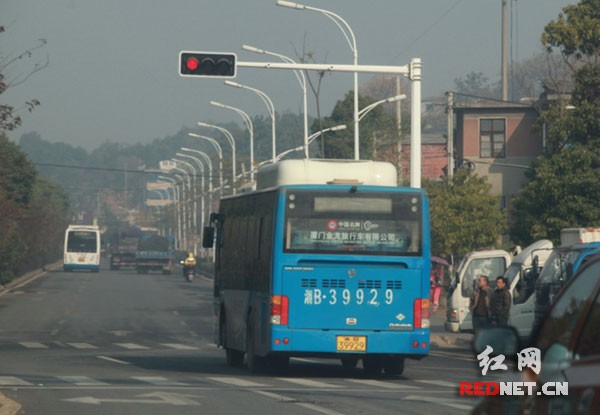
#> input picture img/10.jpg, 600 x 415 px, found by its file name
$ python -i index.py   (imports and definitions only)
#> lines starting #> are read from the running program, lines starting #| are printed output that depends on the picture; after the words box and inside, x2 and y2 are one past the last pixel; in counts of white or black regions, pixels touching at a corner belong together
import tornado.web
import tornado.ioloop
import cv2
import numpy as np

def detect(file):

#> called with file = 'img/10.jpg'
    font = cv2.FONT_HERSHEY_SIMPLEX
    img = cv2.imread("./img/"+file)
#> img is the input picture: shape (415, 600, 3); mean B, G, R 107.9, 109.5, 98.9
    cimg = img
    # cv2.imshow('initial', cimg)
    hsv = cv2.cvtColor(img, cv2.COLOR_BGR2HSV)
#> hsv: shape (415, 600, 3); mean H, S, V 71.4, 42, 113.9

    # color range
    lower_red1 = np.array([0,100,100])
    upper_red1 = np.array([10,255,255])
    lower_red2 = np.array([160,100,100])
    upper_red2 = np.array([180,255,255])
    lower_green = np.array([40,50,50])
    upper_green = np.array([90,255,255])
    # lower_yellow = np.array([15,100,100])
    # upper_yellow = np.array([35,255,255])
    lower_yellow = np.array([15,150,150])
    upper_yellow = np.array([35,255,255])
    mask1 = cv2.inRange(hsv, lower_red1, upper_red1)
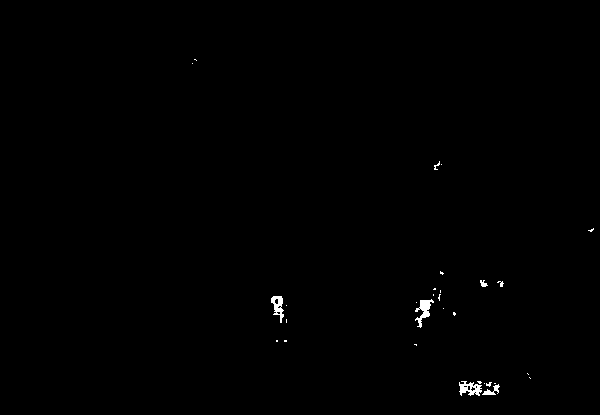
#> mask1: shape (415, 600); 0.35% white; 30 white regions (23 under 20 px), largest, box (x1, y1, x2, y2) and area: (415, 299, 434, 328) 219, (459, 381, 482, 396) 204, (271, 296, 284, 323) 179
    mask2 = cv2.inRange(hsv, lower_red2, upper_red2)
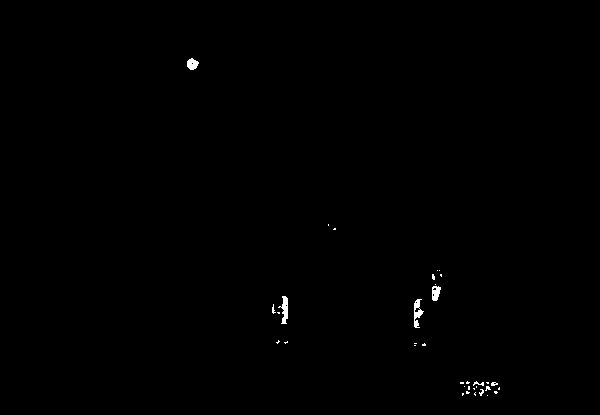
#> mask2: shape (415, 600); 0.29% white; 35 white regions (29 under 20 px), largest, box (x1, y1, x2, y2) and area: (414, 299, 424, 328) 146, (278, 296, 288, 324) 144, (187, 58, 199, 70) 101, (432, 286, 441, 301) 100, (473, 381, 484, 386) 26, (491, 382, 498, 386) 20
    maskg = cv2.inRange(hsv, lower_green, upper_green)
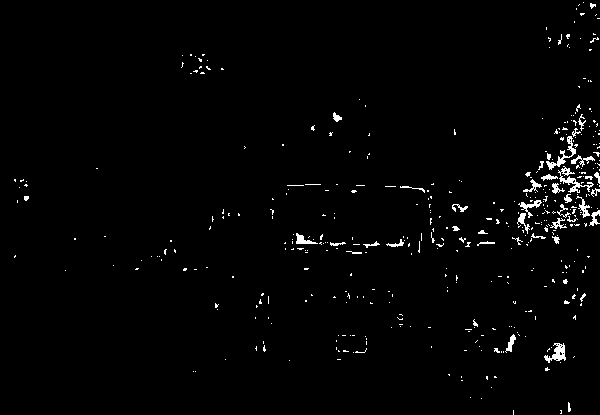
#> maskg: shape (415, 600); 1.7% white in thin lines or dots
    masky = cv2.inRange(hsv, lower_yellow, upper_yellow)
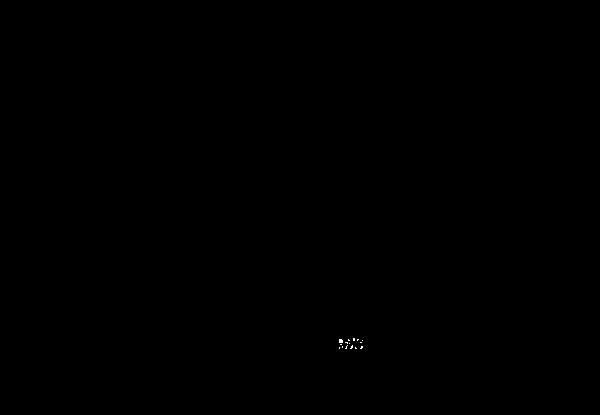
#> masky: shape (415, 600); 0.02% white in thin lines or dots, all inside (x1, y1, x2, y2) = (339, 338, 363, 349)
    maskr = cv2.add(mask1, mask2)
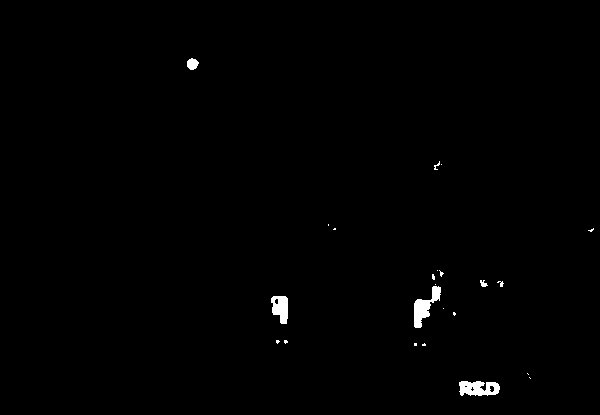
#> maskr: shape (415, 600); 0.64% white; 23 white regions (16 under 20 px), largest, box (x1, y1, x2, y2) and area: (414, 286, 441, 328) 486, (459, 381, 500, 396) 467, (271, 296, 288, 324) 352

    size = img.shape
#> size = (415, 600, 3)
    # print size

    # hough circle detect
    r_circles = cv2.HoughCircles(maskr, cv2.HOUGH_GRADIENT, 1, 80,
                               param1=50, param2=10, minRadius=0, maxRadius=30)
#> r_circles = [[425.5, 290.5, 14.5], [487.5, 389.5, 5.5], [192.5, 63.5, 5], [277.5, 341.5, 2]]

    g_circles = cv2.HoughCircles(maskg, cv2.HOUGH_GRADIENT, 1, 60,
                                 param1=50, param2=10, minRadius=0, maxRadius=30)
#> g_circles = [[554.5, 202.5, 26], [579.5, 141.5, 19.4], [535.5, 346.5, 28.2], [334.5, 226.5, 18.8], [350.5, 343.5, 9.6], [567.5, 286.5, 16.7], [456.5, 208.5, 3.8]]

    y_circles = cv2.HoughCircles(masky, cv2.HOUGH_GRADIENT, 1, 30,
                                 param1=50, param2=5, minRadius=0, maxRadius=30)
#> y_circles = [[349.5, 331.5, 16.6]]

    # traffic light detect
    r = 5
    bound = 4.0 / 10
    if r_circles is not None:
        r_circles = np.uint16(np.around(r_circles))
#> r_circles = [[426, 290, 14], [488, 390, 6], [192, 64, 5], [278, 342, 2]]

        for i in r_circles[0, :]:
            if i[0] > size[1] or i[1] > size[0]or i[1] > size[0]*bound:
                continue

            h, s = 0.0, 0.0
            for m in range(-r, r):
                for n in range(-r, r):

                    if (i[1]+m) >= size[0] or (i[0]+n) >= size[1]:
                        continue
                    h += maskr[i[1]+m, i[0]+n]
                    s += 1
            if h / s > 50:
                cv2.putText(cimg,'RED',(i[0], i[1]), font, 1,(255,0,0),2,cv2.LINE_AA)
#> this loop made 4 passes
#> i on pass 3: [192, 64, 5]
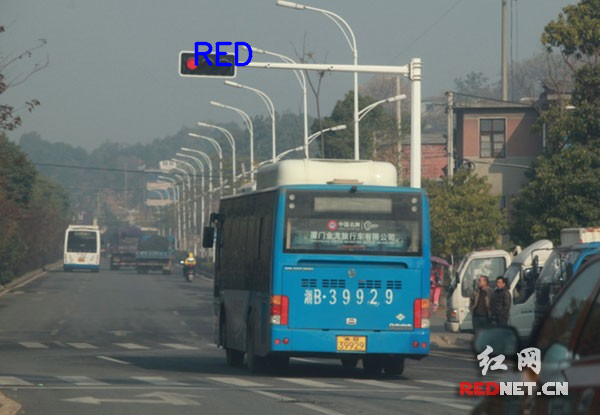
#> cimg: shape (415, 600, 3); 0.37% of pixels changed, all inside (x1, y1, x2, y2) = (194, 41, 253, 67)

    if g_circles is not None:
        g_circles = np.uint16(np.around(g_circles))
#> g_circles = [[554, 202, 26], [580, 142, 19], [536, 346, 28], [334, 226, 19], [350, 344, 10], [568, 286, 17], [456, 208, 4]]

        for i in g_circles[0, :]:
            if i[0] > size[1] or i[1] > size[0] or i[1] > size[0]*bound:
                continue

            h, s = 0.0, 0.0
            for m in range(-r, r):
                for n in range(-r, r):

                    if (i[1]+m) >= size[0] or (i[0]+n) >= size[1]:
                        continue
                    h += maskg[i[1]+m, i[0]+n]
                    s += 1
            if h / s > 100:
                cv2.putText(cimg,'GREEN',(i[0], i[1]), font, 1,(255,0,0),2,cv2.LINE_AA)
#> this loop made 7 passes
#> i on pass 2: [580, 142, 19]

    if y_circles is not None:
        y_circles = np.uint16(np.around(y_circles))
#> y_circles = [[350, 332, 17]]

        for i in y_circles[0, :]:
            if i[0] > size[1] or i[1] > size[0] or i[1] > size[0]*bound:
                continue

            h, s = 0.0, 0.0
            for m in range(-r, r):
                for n in range(-r, r):

                    if (i[1]+m) >= size[0] or (i[0]+n) >= size[1]:
                        continue
                    h += masky[i[1]+m, i[0]+n]
                    s += 1
            if h / s > 50:
                cv2.putText(cimg,'YELLOW',(i[0], i[1]), font, 1,(255,0,0),2,cv2.LINE_AA)
#> this loop made 1 pass

    cv2.imwrite("./result/"+ file, cimg)
    cv2.waitKey(0)

class uploadImgHandler(tornado.web.RequestHandler):

    def post(self):
        file = self.request.files["imgFile"][0]
        fh = open(f"img/{file.filename}", "wb")
        fh.write(file.body)
        fh.close()
        detect(file.filename)
        self.redirect(f"http://localhost:8080/result/{file.filename}")

    def get(self):
        self.render("index.html")

class Application(tornado.web.Application):
    def __init__(self):
        handlers = [
            ("/", uploadImgHandler),
            ("/result/(.*)", tornado.web.StaticFileHandler, {'path': 'result'})
        ]
        settings = {
            "static_path": './static'
            }
        tornado.web.Application.__init__(self, handlers, **settings)

# [5 lines not run here, left out]


>>> result = detect('img/10.jpg')

$ run again, on img/9.jpg
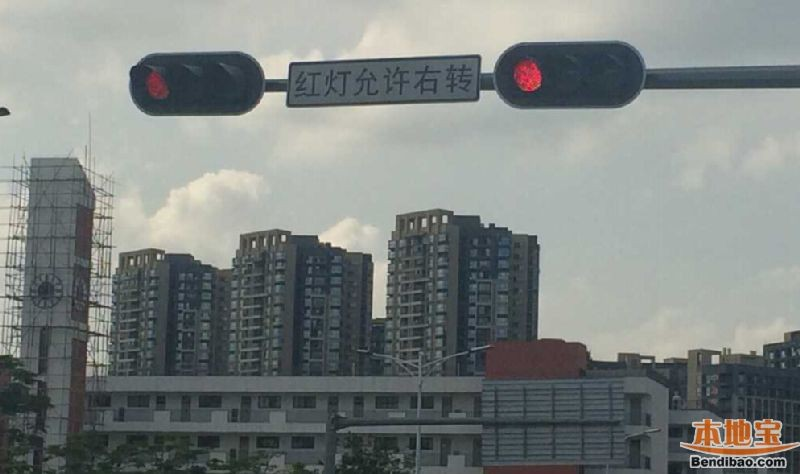
#> input picture img/9.jpg, 800 x 474 px, found by its file name
#> in detect, img is the input picture: shape (474, 800, 3); mean B, G, R 127.9, 130.1, 124.7
#> hsv: shape (474, 800, 3); mean H, S, V 74.7, 28.7, 133
#> mask1: shape (474, 800); 0.05% white in thin lines or dots, all inside (x1, y1, x2, y2) = (522, 81, 784, 455)
#> mask2: shape (474, 800); 0.22% white; 2 white regions, box (x1, y1, x2, y2) and area: (514, 60, 542, 92) 608, (149, 74, 164, 95) 222
#> in detect, `maskg = cv2.inRange(hsv, lower_green, upper_green)`:
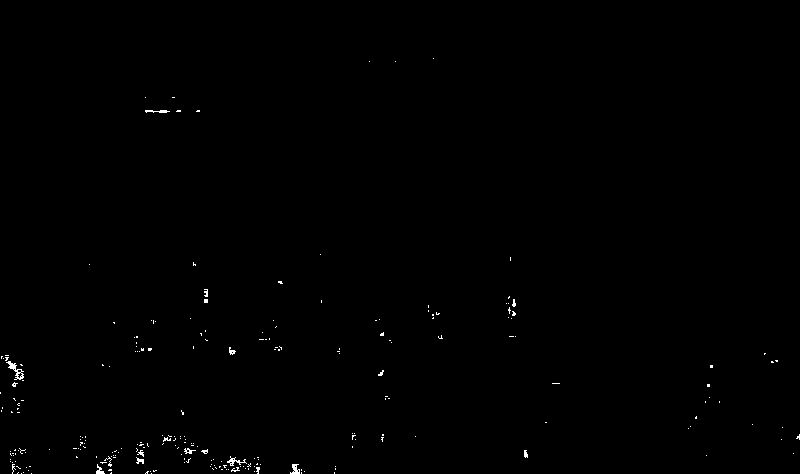
#> maskg: shape (474, 800); 0.34% white in thin lines or dots, all inside (x1, y1, x2, y2) = (0, 58, 800, 474)
#> masky: shape (474, 800); 0% white in thin lines or dots, all inside (x1, y1, x2, y2) = (705, 436, 776, 449)
#> maskr: shape (474, 800); 0.27% white; 31 white regions (28 under 20 px), largest, box (x1, y1, x2, y2) and area: (514, 60, 542, 92) 645, (149, 74, 164, 95) 222, (705, 450, 719, 453) 24
#> in detect, `r_circles = cv2.HoughCircles(maskr, cv2.HOUGH_GRADIENT, 1, 80, param1=..`: r_circles = [[524.5, 76.5, 16.3]]
#> in detect, `g_circles = cv2.HoughCircles(maskg, cv2.HOUGH_GRADIENT, 1, 60, param1=..`: g_circles = [[93.5, 448.5, 15.2], [183.5, 445.5, 8.2], [14.5, 356.5, 9.6], [512.5, 312.5, 2.4]]
#> y_circles = None
#> in detect, `r_circles = np.uint16(np.around(r_circles))`: r_circles = [[524, 76, 16]]
#> the loop in detect, `for i in r_circles[0, :]:` made 1 pass
#> i on pass 1: [524, 76, 16]
#> after the loop in detect, `for i in r_circles[0, :]:`:
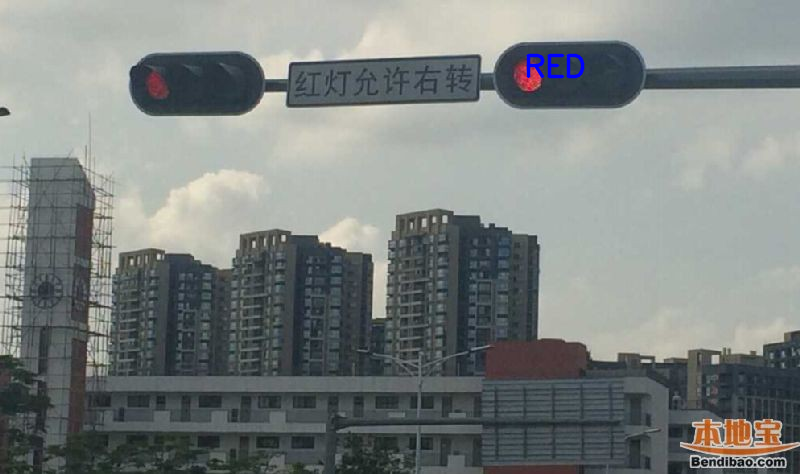
#> cimg: shape (474, 800, 3); 0.24% of pixels changed, all inside (x1, y1, x2, y2) = (526, 53, 585, 79)
#> in detect, `g_circles = np.uint16(np.around(g_circles))`: g_circles = [[94, 448, 15], [184, 446, 8], [14, 356, 10], [512, 312, 2]]
#> the loop in detect, `for i in g_circles[0, :]:` made 4 passes

$ run again, on img/IMG_0229.jpg
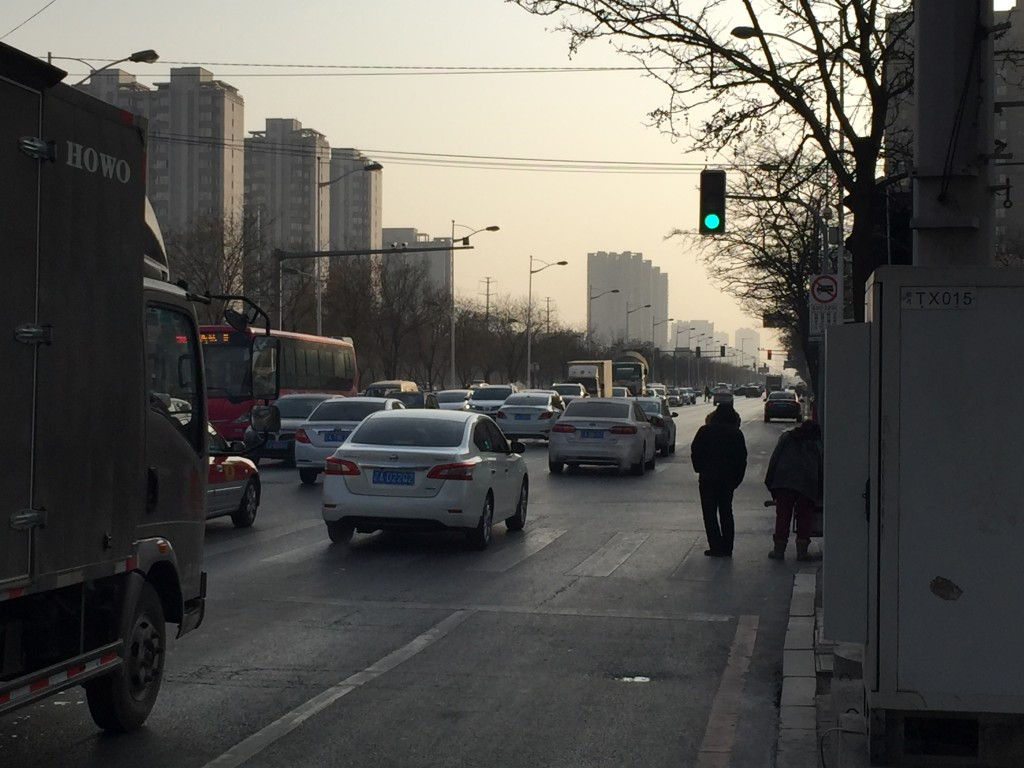
#> input picture img/IMG_0229.jpg, 1024 x 768 px, found by its file name
#> in detect, img is the input picture: shape (768, 1024, 3); mean B, G, R 80.6, 84.7, 86.1
#> hsv: shape (768, 1024, 3); mean H, S, V 59, 29.8, 88.3
#> mask1: shape (768, 1024); 0% white in thin lines or dots, all inside (x1, y1, x2, y2) = (199, 335, 771, 467)
#> mask2: shape (768, 1024); 0.01% white; 2 white regions (1 under 20 px), largest, box (x1, y1, x2, y2) and area: (177, 336, 186, 343) 50
#> maskg: shape (768, 1024); 0.04% white; 37 white regions (36 under 20 px), largest, box (x1, y1, x2, y2) and area: (703, 213, 720, 231) 228
#> masky: shape (768, 1024); 0% white in thin lines or dots, all inside (x1, y1, x2, y2) = (204, 337, 205, 338)
#> r_circles = None
#> in detect, `g_circles = cv2.HoughCircles(maskg, cv2.HOUGH_GRADIENT, 1, 60, param1=..`: g_circles = [[710.5, 221.5, 8.8]]
#> y_circles = None
#> in detect, `g_circles = np.uint16(np.around(g_circles))`: g_circles = [[710, 222, 9]]
#> the loop in detect, `for i in g_circles[0, :]:` made 1 pass
#> i on pass 1: [710, 222, 9]
#> after the loop in detect, `for i in g_circles[0, :]:`:
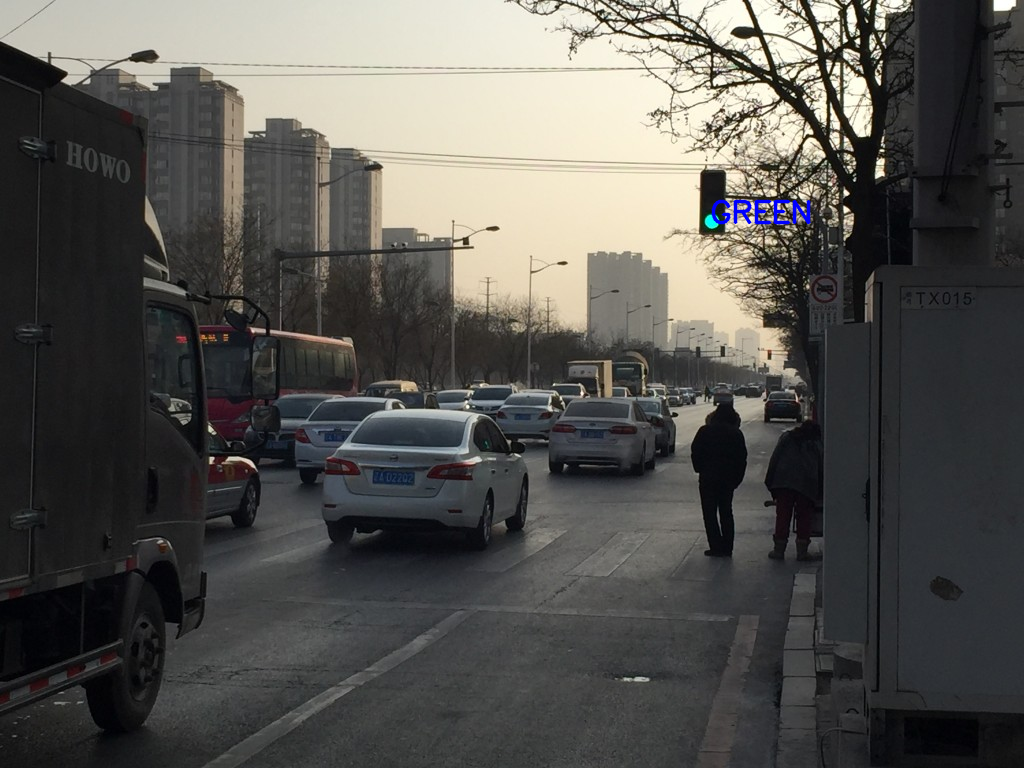
#> cimg: shape (768, 1024, 3); 0.19% of pixels changed, all inside (x1, y1, x2, y2) = (711, 199, 811, 225)
